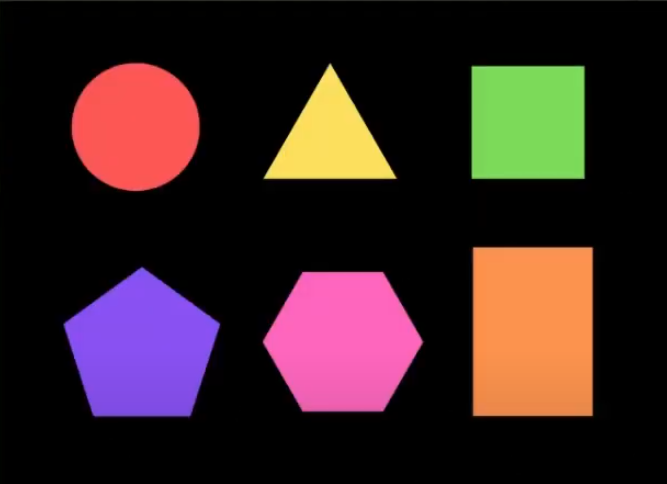
#> input picture OpenCV/Herramientas Matemáticas/Figuras.png, 667 x 484 px
$ python back_projection.py
#> lines starting #> are read from the running program, lines starting #| are printed output that depends on the picture; after the words box and inside, x2 and y2 are one past the last pixel; in counts of white or black regions, pixels touching at a corner belong together
#> further down, im is the input picture: shape (484, 667, 3); mean B, G, R 35.9, 35.9, 56.6
import cv2 as cv
import matplotlib.pyplot as plt
import numpy as np


def hist_back_projection(im, color):

    # Obtengo imagen, Obtengo región, Paso región a HSV (y saco H), Calculo histograma de H de la región,
    # Muestro H de imagen global, muestro back project (con el fin de comprobar si las zonas claras son las que tienen
    # valores altos del histograma). 6 imágenes.

#> called with color = 'Naranja'
    region = np.zeros((50, 50))

    # 135, 125 ! 330, 125 ! 530, 125 ! 135, 350 ! 330, 350 ! 530, 350 (radio 25)
    if (color == "Rojo"):
        region = im[100:150, 110:160]      # y: 125-25 .. 125+25, x: 135-25 .. 135+25

    elif (color == "Amarillo"):
        region = im[100:150, 305:355]      # centro (330,125)

    elif (color == "Verde"):
        region = im[100:150, 505:555]      # centro (530,125)

    elif (color == "Morado"):
        region = im[325:375, 110:160]      # centro (135,350)

    elif (color == "Rosa"):
        region = im[325:375, 305:355]      # centro (330,350)

    elif (color == "Naranja"):
        region = im[325:375, 505:555]      # centro (530,350)
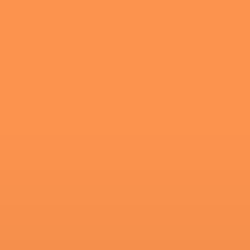
#> region: shape (50, 50, 3) (shown 5 times larger); mean R, G, B 250.2, 146, 77.4

    region_HSV = cv.cvtColor(region,cv.COLOR_RGB2HSV)
#> region_HSV: shape (50, 50, 3); mean H, S, V 12, 176.1, 250.2
    hist_region = cv.calcHist([region_HSV],[0],None,[180],[0,180])
#> hist_region = 180 values, max 2500 at index 12, min 0 at index 0, mean 13.89

    im_HSV = cv.cvtColor(im,cv.COLOR_RGB2HSV)
#> im_HSV: shape (484, 667, 3); mean H, S, V 24.6, 64.2, 65.5
    im_h,_,_ = cv.split(im_HSV)
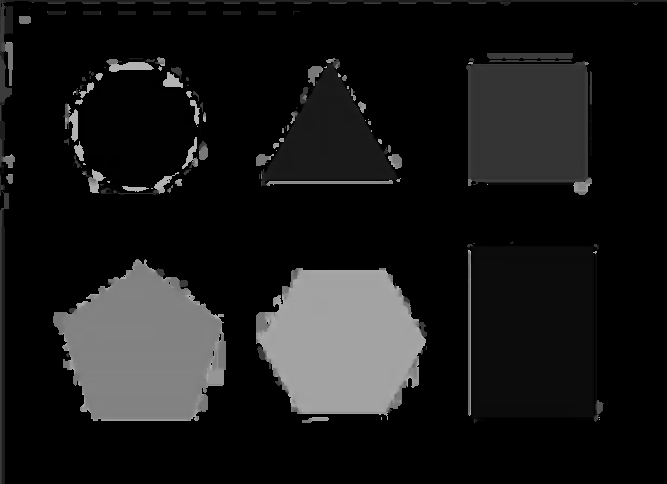
#> im_h: shape (484, 667); min 0, max 179, mean 24.6

    cv.normalize(hist_region, hist_region, 0, 255, cv.NORM_MINMAX)      # Es necesario Normalizar el histograma entre 0 y 255
    backproj = cv.calcBackProject([im_HSV], [0], hist_region, [0,180], 1)   # Se puede realizar con histogramas 2D
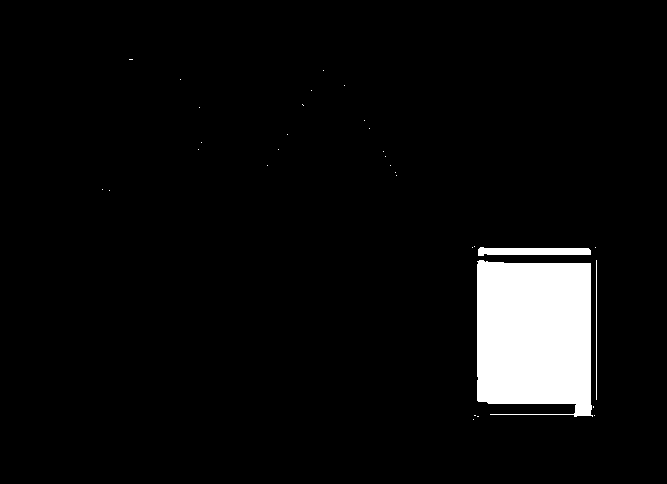
#> backproj: shape (484, 667); 5.4% white; 32 white regions (29 under 20 px), largest, box (x1, y1, x2, y2) and area: (477, 260, 593, 417) 16378, (478, 247, 591, 256) 794, (596, 260, 597, 400) 140

    plt.figure()

    plt.subplot(2,3,1)
    plt.imshow(im)
    plt.title("Foto")

    plt.subplot(2,3,2)
    plt.imshow(region)
    plt.title("Region")


    plt.subplot(2,3,3)
    plt.plot(hist_region)
    plt.title("Histograma Region (HUE)")

    plt.subplot(2,3,4)
    plt.imshow(im_h, cmap='gray')
    plt.title("Hue de la Imagen")

    plt.subplot(2,3,5)
    plt.imshow(backproj, cmap='gray')
    plt.title("Back Projection")

    plt.show()
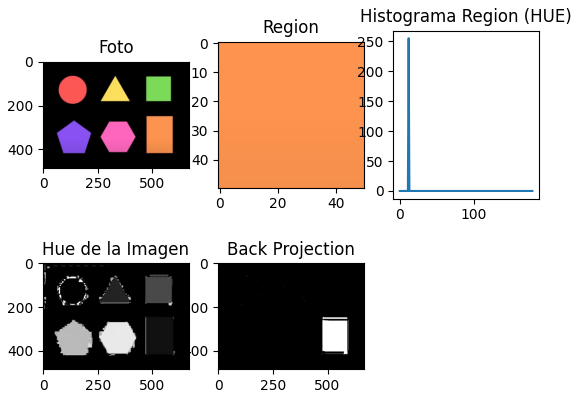
#> figure drawn by matplotlib, 5 panels; panel 3: curve peaks at x = 12, y = 255


if __name__ == '__main__':
    im = cv.imread("Figuras.png")
    im = cv.cvtColor(im,cv.COLOR_BGR2RGB)

    hist_back_projection(im, "Naranja")

$ run again, with OpenCV/Herramientas Matemáticas/Gato.png copied over OpenCV/Herramientas Matemáticas/Figuras.png
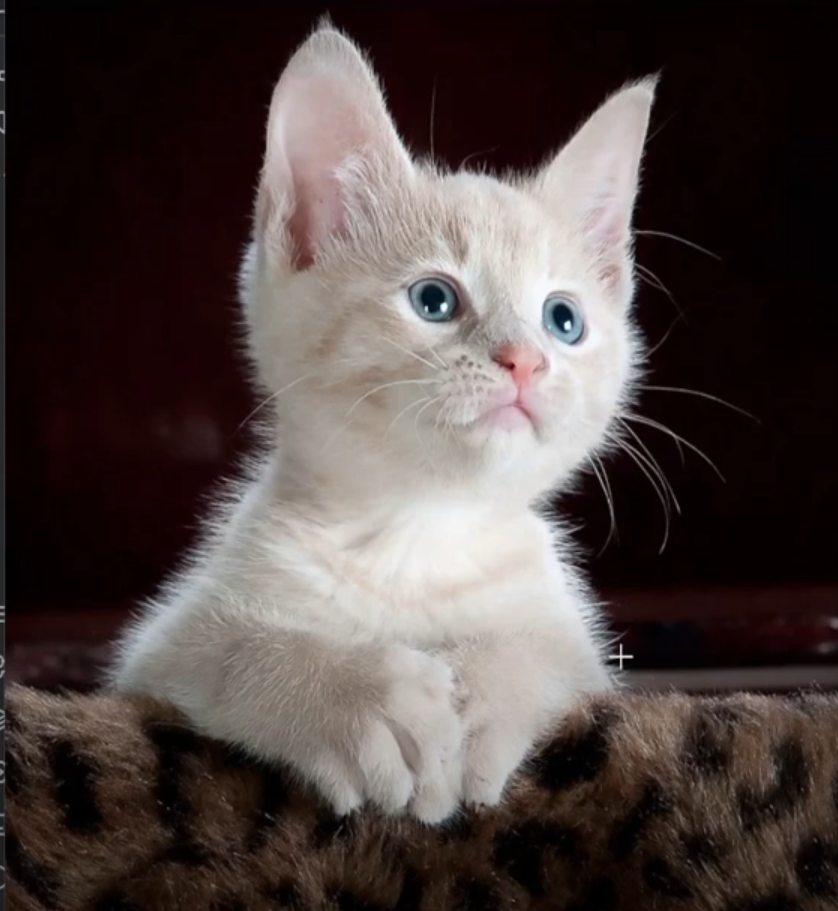
#> input picture OpenCV/Herramientas Matemáticas/Gato.png, 838 x 911 px
#> im is the input picture: shape (911, 838, 3); mean B, G, R 66, 68.1, 78.8
#> region_HSV: shape (50, 50, 3); mean H, S, V 94.8, 35.7, 206.5
#> hist_region = 180 values, max 248 at index 0, min 0 at index 7, mean 13.89
#> im_HSV: shape (911, 838, 3); mean H, S, V 52.5, 133.4, 79.2
#> in hist_back_projection, `im_h,_,_ = cv.split(im_HSV)`:
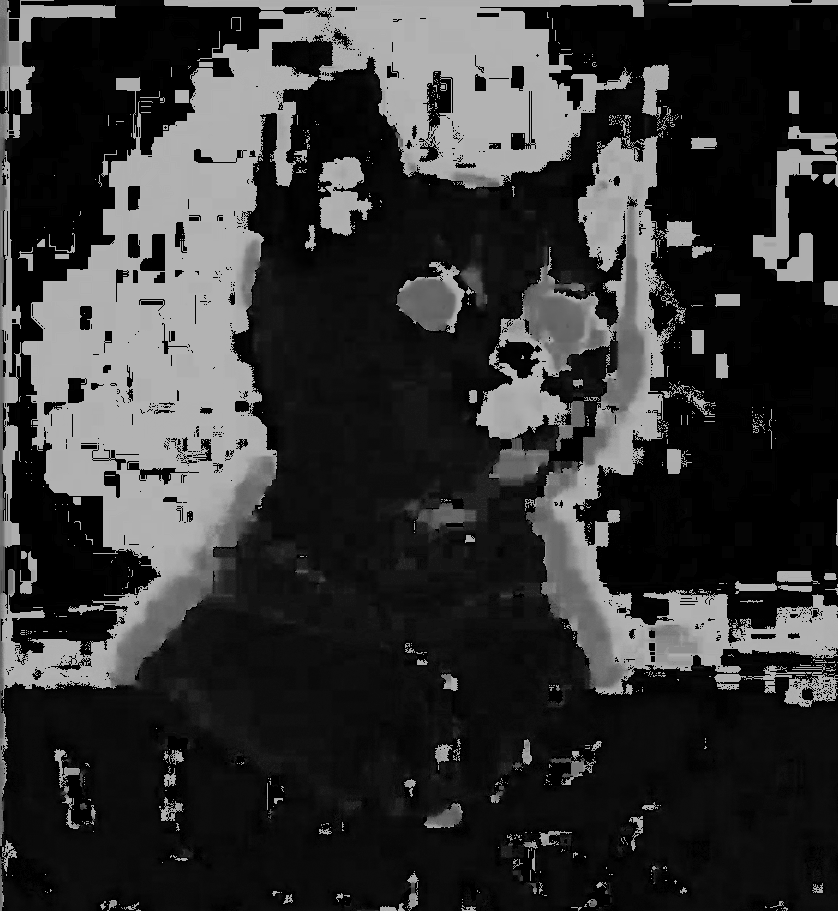
#> im_h: shape (911, 838); min 0, max 179, mean 52.5
#> in hist_back_projection, `backproj = cv.calcBackProject([im_HSV], [0], hist_region, [0,180], 1)`:
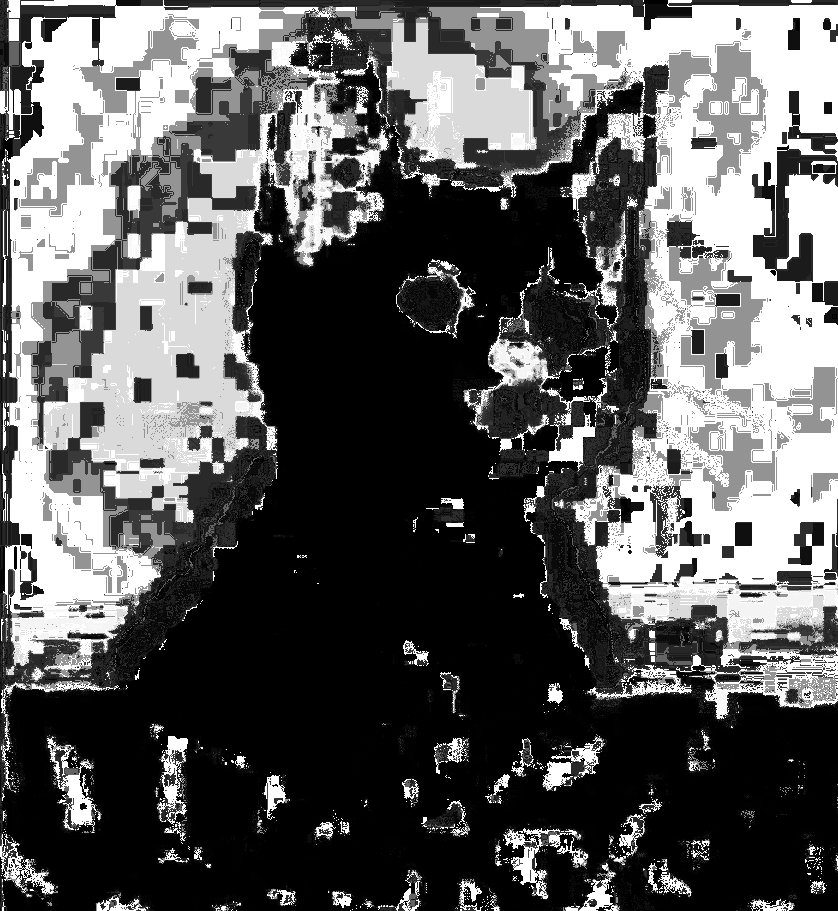
#> backproj: shape (911, 838); min 0, max 255, mean 93.9
